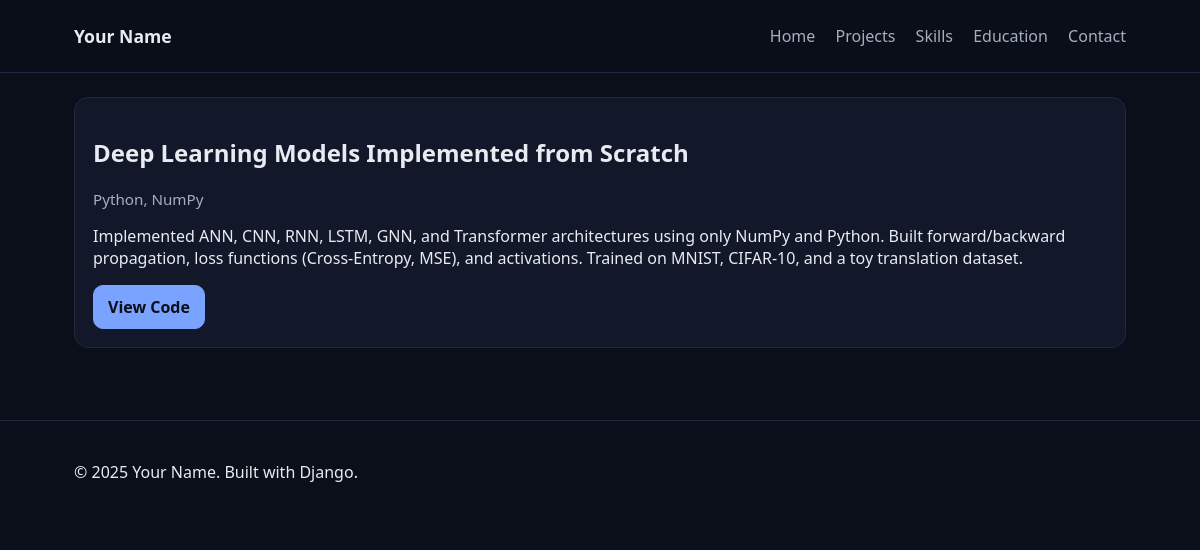
/projects/1/, run on the app's committed database.
### portfolio/models.py (models this page shows, shortened)
class Project(models.Model):
    title = models.CharField(max_length=200)
    description = models.TextField()
    technologies = models.TextField(blank=True)  # comma-separated or paragraph
    github_url = models.URLField(blank=True)
    demo_url = models.URLField(blank=True)
    featured = models.BooleanField(default=False)
    order = models.IntegerField(default=0)

### portfolio/views.py (the view)
# urls.py: path('projects/<int:pk>/', views.project_detail, name='project_detail'),
def project_detail(request, pk):
    project = get_object_or_404(Project, pk=pk)
    return render(request, 'portfolio/project_detail.html', {'project': project})

### portfolio/templates/portfolio/project_detail.html (shortened to what this page needs)
{% extends 'portfolio/base.html' %}
{% block content %}
  <article class="project-detail">
    <h1>{{ project.title }}</h1>
    <p class="tech">{{ project.technologies }}</p>
    <p>{{ project.description }}</p>
    <div class="links">
      {% if project.github_url %}<a class="btn" href="{{ project.github_url }}" target="_blank" rel="noopener">View Code</a>{% endif %}
    </div>
  </article>
{% endblock %}

### portfolio/static/portfolio/style.css (style rules this page uses)
:root { --bg: #0b0f19; --panel: #12172a; --text: #e8ecf1; --muted: #a4afc0; --primary: #7aa2ff; --border: #1f2741; }
* { box-sizing: border-box; }
html, body { margin: 0; padding: 0; background: var(--bg); color: var(--text); font-family: ui-sans-serif, system-ui, -apple-system, Segoe UI, Roboto, Ubuntu, Cantarell, Noto Sans, Helvetica Neue, Arial, "Apple Color Emoji", "Segoe UI Emoji"; }
a { color: var(--primary); text-decoration: none; }
.btn { display:inline-block; padding:10px 14px; border-radius: 10px; border:1px solid var(--primary); background: var(--primary); color:#0b0f19; font-weight:600; }
.tech { color: var(--muted); font-size: .95rem; }
.project-detail { background: var(--panel); border:1px solid var(--border); border-radius: 14px; padding: 18px; }

### data on the page
Project: title "Deep Learning Models Implemented from Scratch", technologies "Python, NumPy", description "Implemented ANN, CNN, RNN, LSTM, GNN, and Transformer architectures using only NumPy and Python. Built forward/backward propagation, loss functions (Cross-Entropy, MSE), and activations. Trained on MNIST, CIFAR-10, and a toy translation dataset."

### other printed values
{{ profile.name|default:"Your Name" }} "Your Name"
